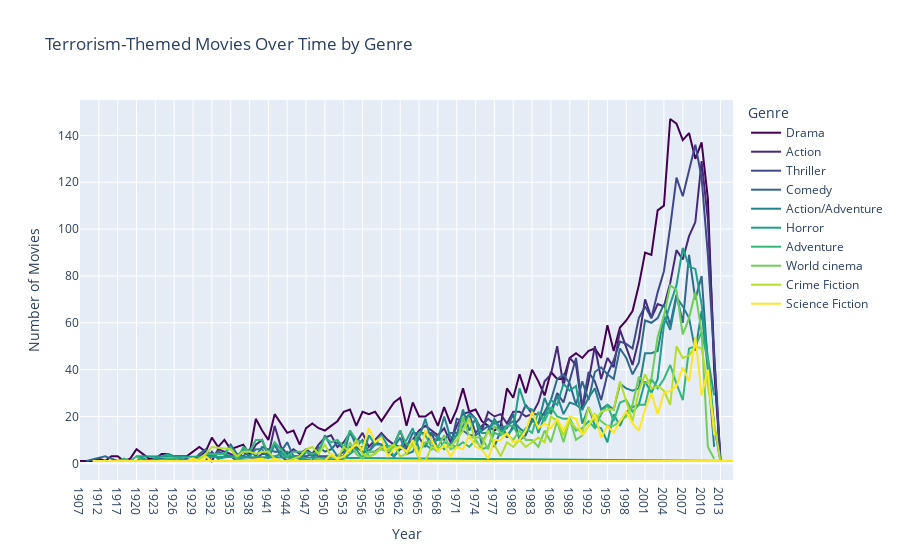

Here is the notebook cell this chart was saved with:
### Code cell
# Create an empty figure
fig = go.Figure()

# Viridis color palette we use all along this project
viridis = px.colors.sequential.Viridis

# Plot each genre's time series on the same figure
for i, g in enumerate(top_10_terrorism_genres):
    temp = exploded[exploded['Genres'] == g]
    time_series = temp.groupby('Release date').size()
    
    # Add the time series to the figure
    fig.add_trace(go.Scatter(
        x=time_series.index, 
        y=time_series, 
        mode='lines',
        name=g,
        line=dict(color=viridis[i % len(viridis)])  # Use color from Viridis palette
    ))

# Set the title and axis labels
fig.update_layout(
    title='Terrorism-Themed Movies Over Time by Genre',
    xaxis_title='Year',
    yaxis_title='Number of Movies',
    legend_title='Genre'
)

# Save as html and show the figure
fig.write_html("plots/time_series_per_genre.html")
fig.show()

### Figure 1 — Plotly figure (JSON) as saved in the notebook; plotly's stock layout.template omitted (floating-point values rounded to 4 significant figures)
{"data": [{"line": {"color": "#440154"}, "mode": "lines", "name": "Drama", "type": "scatter", "x": ["1907", "1910", "1911", "1912", "1914", "1915", "1917", "1918", "1919", "1920", "1921", "1922", "1923", "1924", "1925", "1926", "1927", "1928", "1929", "1930", "1931", "1932", "1933", "1934", "1935", "1936", "1937", "1938", "1939", "1940", "1941", "1942", "1943", "1944", "1945", "1946", "1947", "1948", "1949", "1950", "1951", "1952", "1953", "1954", "1955", "1956", "1957", "1958", "1959", "1960", "1961", "1962", "1963", "1964", "1965", "1966", "1967", "1968", "1969", "1970", "1971", "1972", "1973", "1974", "1975", "1976", "1977", "1978", "1979", "1980", "1981", "1982", "1983", "1984", "1985", "1986", "1987", "1988", "1989", "1990", "1991", "1992", "1993", "1994", "1995", "1996", "1997", "1998", "1999", "2000", "2001", "2002", "2003", "2004", "2005", "2006", "2007", "2008", "2009", "2010", "2011", "2012", "2013"], "y": [1, 1, 1, 2, 1, 3, 3, 1, 2, 6, 4, 2, 2, 4, 4, 3, 3, 3, 5, 7, 5, 11, 7, 10, 6, 7, 8, 4, 19, 14, 10, 21, 17, 13, 14, 8, 15, 17, 15, 14, 16, 18, 22, 23, 16, 22, 21, 22, 18, 22, 26, 28, 16, 26, 20, 20, 22, 16, 24, 17, 23, 32, 22, 23, 18, 16, 14, 16, 32, 28, 38, 30, 40, 35, 29, 39, 36, 36, 45, 47, 45, 48, 49, 45, 59, 48, 58, 61, 65, 76, 90, 89, 108, 110, 147, 145, 138, 141, 130, 137, 113, 40, 1]}, {"line": {"color": "#482878"}, "mode": "lines", "name": "Action", "type": "scatter", "x": ["1918", "1920", "1926", "1927", "1928", "1929", "1930", "1931", "1932", "1933", "1934", "1935", "1936", "1937", "1938", "1939", "1940", "1941", "1942", "1943", "1944", "1945", "1946", "1947", "1948", "1949", "1950", "1951", "1952", "1953", "1954", "1955", "1956", "1957", "1958", "1959", "1960", "1961", "1962", "1963", "1964", "1965", "1966", "1967", "1968", "1969", "1970", "1971", "1972", "1973", "1974", "1975", "1976", "1977", "1978", "1979", "1980", "1981", "1982", "1983", "1984", "1985", "1986", "1987", "1988", "1989", "1990", "1991", "1992", "1993", "1994", "1995", "1996", "1997", "1998", "1999", "2000", "2001", "2002", "2003", "2004", "2005", "2006", "2007", "2008", "2009", "2010", "2011", "2012", "2013"], "y": [1, 1, 2, 1, 1, 1, 3, 5, 1, 6, 5, 4, 2, 5, 3, 8, 10, 3, 16, 7, 4, 6, 4, 6, 4, 8, 11, 12, 7, 9, 13, 9, 13, 7, 10, 13, 10, 8, 14, 6, 10, 14, 16, 14, 12, 15, 9, 16, 21, 22, 19, 14, 22, 20, 21, 17, 22, 22, 20, 21, 26, 35, 38, 50, 33, 45, 42, 23, 35, 50, 36, 45, 41, 57, 49, 42, 53, 70, 62, 68, 67, 77, 91, 87, 97, 103, 129, 104, 47, 2]}, {"line": {"color": "#3e4989"}, "mode": "lines", "name": "Thriller", "type": "scatter", "x": ["1912", "1915", "1922", "1925", "1927", "1930", "1931", "1932", "1933", "1934", "1935", "1936", "1937", "1939", "1940", "1941", "1942", "1943", "1944", "1945", "1946", "1947", "1948", "1949", "1950", "1951", "1952", "1953", "1954", "1955", "1956", "1957", "1958", "1959", "1960", "1961", "1962", "1963", "1964", "1965", "1966", "1967", "1968", "1969", "1970", "1971", "1972", "1973", "1974", "1975", "1976", "1977", "1978", "1979", "1980", "1981", "1982", "1983", "1984", "1985", "1986", "1987", "1988", "1989", "1990", "1991", "1992", "1993", "1994", "1995", "1996", "1997", "1998", "1999", "2000", "2001", "2002", "2003", "2004", "2005", "2006", "2007", "2008", "2009", "2010", "2011", "2012", "2013"], "y": [1, 1, 1, 1, 1, 1, 1, 5, 2, 3, 3, 1, 3, 2, 4, 4, 8, 3, 1, 3, 3, 3, 4, 3, 3, 3, 3, 5, 5, 7, 5, 5, 5, 7, 5, 3, 6, 7, 10, 11, 7, 13, 6, 7, 7, 19, 18, 21, 13, 16, 19, 17, 18, 11, 16, 19, 25, 21, 21, 21, 22, 30, 26, 36, 45, 24, 39, 35, 27, 38, 44, 52, 51, 49, 62, 67, 62, 73, 82, 101, 122, 114, 125, 136, 122, 89, 45, 1]}, {"line": {"color": "#31688e"}, "mode": "lines", "name": "Comedy", "type": "scatter", "x": ["1910", "1914", "1915", "1917", "1920", "1921", "1922", "1924", "1925", "1926", "1928", "1929", "1930", "1931", "1932", "1933", "1934", "1935", "1936", "1937", "1938", "1939", "1940", "1941", "1942", "1943", "1944", "1945", "1946", "1948", "1949", "1950", "1951", "1952", "1953", "1954", "1955", "1956", "1957", "1958", "1959", "1960", "1961", "1962", "1963", "1964", "1965", "1966", "1967", "1968", "1969", "1970", "1971", "1972", "1973", "1974", "1975", "1976", "1977", "1978", "1979", "1980", "1981", "1982", "1983", "1984", "1985", "1986", "1987", "1988", "1989", "1990", "1991", "1992", "1993", "1994", "1995", "1996", "1997", "1998", "1999", "2000", "2001", "2002", "2003", "2004", "2005", "2006", "2007", "2008", "2009", "2010", "2011", "2012", "2013"], "y": [1, 3, 2, 1, 1, 2, 1, 2, 2, 1, 2, 1, 4, 6, 3, 5, 4, 8, 4, 3, 6, 3, 7, 6, 5, 5, 9, 3, 2, 1, 7, 5, 6, 9, 6, 7, 6, 7, 5, 9, 8, 5, 8, 7, 7, 13, 13, 13, 13, 11, 10, 13, 13, 14, 12, 12, 14, 16, 7, 14, 15, 21, 10, 12, 19, 17, 22, 27, 36, 38, 34, 25, 35, 27, 39, 41, 38, 36, 49, 45, 38, 43, 61, 60, 62, 68, 59, 72, 60, 89, 70, 80, 42, 16, 1]}, {"line": {"color": "#26828e"}, "mode": "lines", "name": "Action/Adventure", "type": "scatter", "x": ["1920", "1926", "1929", "1931", "1933", "1934", "1935", "1936", "1937", "1938", "1939", "1940", "1941", "1942", "1943", "1944", "1945", "1946", "1947", "1948", "1949", "1950", "1951", "1952", "1953", "1954", "1955", "1956", "1957", "1958", "1959", "1960", "1961", "1962", "1963", "1964", "1965", "1966", "1967", "1968", "1969", "1970", "1971", "1972", "1973", "1974", "1975", "1976", "1977", "1978", "1979", "1980", "1981", "1982", "1983", "1984", "1985", "1986", "1987", "1988", "1989", "1990", "1991", "1992", "1993", "1994", "1995", "1996", "1997", "1998", "1999", "2000", "2001", "2002", "2003", "2004", "2005", "2006", "2007", "2008", "2009", "2010", "2011", "2012"], "y": [1, 1, 1, 3, 4, 4, 3, 3, 6, 3, 6, 6, 2, 8, 4, 5, 1, 1, 5, 3, 4, 12, 7, 3, 3, 14, 7, 10, 5, 8, 8, 7, 7, 11, 4, 5, 11, 19, 9, 10, 20, 11, 12, 23, 14, 19, 8, 14, 19, 15, 16, 18, 15, 13, 18, 17, 28, 21, 29, 21, 26, 25, 23, 28, 32, 23, 25, 23, 34, 32, 31, 32, 47, 47, 48, 63, 57, 71, 67, 62, 48, 65, 40, 7]}, {"line": {"color": "#1f9e89"}, "mode": "lines", "name": "Horror", "type": "scatter", "x": ["1908", "1913", "1920", "1922", "1925", "1928", "1930", "1931", "1932", "1933", "1935", "1936", "1940", "1941", "1942", "1943", "1944", "1945", "1946", "1948", "1949", "1951", "1952", "1953", "1954", "1955", "1956", "1957", "1958", "1959", "1961", "1962", "1963", "1964", "1965", "1966", "1967", "1968", "1969", "1970", "1971", "1972", "1973", "1974", "1975", "1976", "1977", "1978", "1979", "1980", "1981", "1982", "1983", "1984", "1985", "1986", "1987", "1988", "1989", "1990", "1991", "1992", "1993", "1994", "1995", "1996", "1997", "1998", "1999", "2000", "2001", "2002", "2003", "2004", "2005", "2006", "2007", "2008", "2009", "2010", "2011", "2012"], "y": [1, 1, 3, 1, 4, 1, 1, 4, 4, 2, 3, 2, 1, 3, 3, 4, 3, 3, 2, 1, 1, 2, 1, 2, 4, 6, 2, 12, 8, 12, 3, 7, 10, 15, 6, 8, 6, 12, 6, 8, 12, 16, 21, 19, 13, 13, 18, 14, 12, 15, 32, 24, 23, 13, 20, 27, 25, 34, 31, 33, 17, 24, 16, 15, 9, 21, 16, 22, 24, 25, 35, 30, 36, 59, 68, 76, 92, 84, 83, 68, 45, 29]}, {"line": {"color": "#35b779"}, "mode": "lines", "name": "Adventure", "type": "scatter", "x": ["1917", "1918", "1919", "1920", "1921", "1922", "1923", "1925", "1926", "1927", "1930", "1931", "1932", "1933", "1934", "1935", "1936", "1937", "1938", "1939", "1940", "1941", "1942", "1943", "1944", "1945", "1946", "1947", "1948", "1949", "1950", "1951", "1952", "1953", "1954", "1955", "1956", "1957", "1958", "1959", "1960", "1961", "1962", "1963", "1964", "1965", "1966", "1967", "1968", "1969", "1970", "1971", "1972", "1973", "1974", "1975", "1976", "1977", "1978", "1979", "1980", "1981", "1982", "1983", "1984", "1985", "1986", "1987", "1988", "1989", "1990", "1991", "1992", "1993", "1994", "1995", "1996", "1997", "1998", "1999", "2000", "2001", "2002", "2003", "2004", "2005", "2006", "2007", "2008", "2009", "2010", "2011", "2012"], "y": [1, 2, 1, 3, 1, 1, 1, 2, 2, 1, 1, 4, 4, 4, 4, 7, 1, 7, 5, 10, 10, 4, 9, 6, 3, 5, 5, 5, 4, 5, 11, 9, 10, 7, 14, 10, 9, 3, 4, 7, 7, 8, 14, 8, 8, 13, 12, 7, 5, 9, 8, 7, 9, 7, 10, 6, 7, 13, 12, 16, 16, 11, 15, 13, 22, 18, 24, 20, 19, 19, 14, 15, 18, 15, 21, 25, 18, 26, 27, 22, 25, 25, 36, 32, 36, 42, 34, 27, 49, 50, 56, 44, 16]}, {"line": {"color": "#6ece58"}, "mode": "lines", "name": "World cinema", "type": "scatter", "x": ["1920", "1927", "1929", "1932", "1946", "1947", "1948", "1949", "1950", "1951", "1952", "1953", "1954", "1955", "1956", "1957", "1958", "1959", "1960", "1961", "1962", "1963", "1964", "1965", "1966", "1967", "1968", "1969", "1970", "1971", "1972", "1973", "1974", "1975", "1976", "1977", "1978", "1979", "1980", "1981", "1982", "1983", "1984", "1985", "1986", "1987", "1988", "1989", "1990", "1991", "1992", "1993", "1994", "1995", "1996", "1997", "1998", "1999", "2000", "2001", "2002", "2003", "2004", "2005", "2006", "2007", "2008", "2009", "2010", "2011", "2012"], "y": [1, 1, 1, 1, 1, 1, 1, 2, 1, 1, 1, 1, 9, 4, 2, 5, 5, 6, 5, 7, 7, 5, 8, 5, 9, 9, 7, 12, 6, 7, 20, 11, 11, 11, 6, 16, 13, 12, 10, 14, 10, 10, 7, 14, 9, 18, 9, 19, 10, 12, 16, 21, 18, 16, 16, 18, 20, 25, 37, 34, 36, 54, 63, 76, 74, 55, 62, 73, 56, 7, 2]}, {"line": {"color": "#b5de2b"}, "mode": "lines", "name": "Crime Fiction", "type": "scatter", "x": ["1922", "1923", "1929", "1930", "1931", "1932", "1935", "1936", "1937", "1938", "1939", "1940", "1941", "1942", "1943", "1944", "1945", "1946", "1947", "1948", "1949", "1950", "1951", "1952", "1953", "1954", "1955", "1956", "1957", "1958", "1959", "1960", "1961", "1962", "1963", "1964", "1965", "1966", "1967", "1968", "1969", "1970", "1971", "1972", "1973", "1974", "1975", "1976", "1977", "1978", "1979", "1980", "1981", "1982", "1983", "1984", "1985", "1986", "1987", "1988", "1989", "1990", "1991", "1992", "1993", "1994", "1995", "1996", "1997", "1998", "1999", "2000", "2001", "2002", "2003", "2004", "2005", "2006", "2007", "2008", "2009", "2010", "2011", "2012", "2013"], "y": [1, 1, 1, 2, 4, 7, 6, 3, 5, 5, 4, 5, 5, 2, 1, 1, 2, 3, 6, 7, 4, 8, 3, 2, 7, 5, 10, 4, 3, 4, 7, 6, 8, 3, 4, 8, 2, 1, 7, 6, 7, 7, 10, 14, 19, 9, 7, 14, 8, 3, 9, 7, 10, 7, 9, 11, 9, 20, 18, 12, 18, 15, 13, 24, 18, 22, 23, 23, 35, 26, 18, 31, 38, 32, 33, 31, 25, 50, 45, 46, 50, 49, 32, 17, 1]}, {"line": {"color": "#fde725"}, "mode": "lines", "name": "Science Fiction", "type": "scatter", "x": ["1911", "1913", "1921", "1925", "1927", "1928", "1929", "1930", "1931", "1932", "1933", "1935", "1936", "1940", "1941", "1942", "1943", "1944", "1945", "1950", "1951", "1952", "1953", "1954", "1955", "1956", "1957", "1958", "1959", "1960", "1961", "1962", "1963", "1964", "1965", "1966", "1967", "1968", "1969", "1970", "1971", "1972", "1973", "1974", "1975", "1976", "1977", "1978", "1979", "1980", "1981", "1982", "1983", "1984", "1985", "1986", "1987", "1988", "1989", "1990", "1991", "1992", "1993", "1994", "1995", "1996", "1997", "1998", "1999", "2000", "2001", "2002", "2003", "2004", "2005", "2006", "2007", "2008", "2009", "2010", "2011", "2012"], "y": [1, 1, 1, 1, 1, 1, 2, 1, 3, 1, 1, 1, 1, 2, 1, 2, 1, 1, 1, 1, 4, 2, 3, 6, 8, 6, 15, 9, 11, 3, 6, 7, 5, 10, 3, 14, 10, 5, 8, 3, 7, 6, 12, 7, 6, 2, 10, 10, 13, 9, 10, 14, 22, 15, 17, 15, 19, 14, 20, 19, 12, 16, 21, 11, 16, 13, 18, 22, 17, 14, 23, 30, 21, 30, 31, 33, 41, 35, 54, 29, 40, 12]}], "layout": {"legend": {"title": {"text": "Genre"}}, "title": {"text": "Terrorism-Themed Movies Over Time by Genre"}, "xaxis": {"title": {"text": "Year"}}, "yaxis": {"title": {"text": "Number of Movies"}}}}
